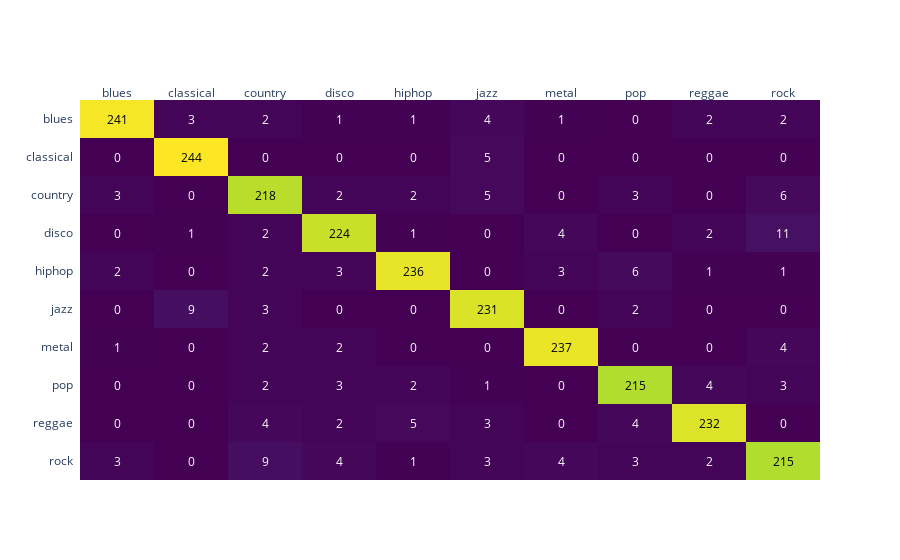

Notebook source saved alongside this figure:
### Code cell
y_pred = svmc.predict(x_test)
precision, recall, fscore, _ = precision_recall_fscore_support(y_test, y_pred, average='weighted')
print('Precisión: ', precision, ' - Recall: ', recall, ' - f1: ', fscore)
columns = list(MUSIC_GENRES.values())
fig = ff.create_annotated_heatmap(confusion_matrix(y_test, y_pred), x=columns, y=columns, colorscale='viridis')
fig['layout']['yaxis']['autorange'] = "reversed"
fig.write_html('../data/plots/svmc_confusion_matrix.html')
fig.show()

### Figure 1 — Plotly figure (JSON) as saved in the notebook; plotly's stock layout.template omitted (floating-point values rounded to 4 significant figures)
{"data": [{"colorscale": [[0.0, "#440154"], [0.1111, "#482878"], [0.2222, "#3e4989"], [0.3333, "#31688e"], [0.4444, "#26828e"], [0.5556, "#1f9e89"], [0.6667, "#35b779"], [0.7778, "#6ece58"], [0.8889, "#b5de2b"], [1.0, "#fde725"]], "reversescale": false, "showscale": false, "type": "heatmap", "x": ["blues", "classical", "country", "disco", "hiphop", "jazz", "metal", "pop", "reggae", "rock"], "y": ["blues", "classical", "country", "disco", "hiphop", "jazz", "metal", "pop", "reggae", "rock"], "z": [[241, 3, 2, 1, 1, 4, 1, 0, 2, 2], [0, 244, 0, 0, 0, 5, 0, 0, 0, 0], [3, 0, 218, 2, 2, 5, 0, 3, 0, 6], [0, 1, 2, 224, 1, 0, 4, 0, 2, 11], [2, 0, 2, 3, 236, 0, 3, 6, 1, 1], [0, 9, 3, 0, 0, 231, 0, 2, 0, 0], [1, 0, 2, 2, 0, 0, 237, 0, 0, 4], [0, 0, 2, 3, 2, 1, 0, 215, 4, 3], [0, 0, 4, 2, 5, 3, 0, 4, 232, 0], [3, 0, 9, 4, 1, 3, 4, 3, 2, 215]]}], "layout": {"annotations": [{"font": {"color": "#000000"}, "showarrow": false, "text": "241", "x": "blues", "xref": "x", "y": "blues", "yref": "y"}, {"font": {"color": "#FFFFFF"}, "showarrow": false, "text": "3", "x": "classical", "xref": "x", "y": "blues", "yref": "y"}, {"font": {"color": "#FFFFFF"}, "showarrow": false, "text": "2", "x": "country", "xref": "x", "y": "blues", "yref": "y"}, {"font": {"color": "#FFFFFF"}, "showarrow": false, "text": "1", "x": "disco", "xref": "x", "y": "blues", "yref": "y"}, {"font": {"color": "#FFFFFF"}, "showarrow": false, "text": "1", "x": "hiphop", "xref": "x", "y": "blues", "yref": "y"}, {"font": {"color": "#FFFFFF"}, "showarrow": false, "text": "4", "x": "jazz", "xref": "x", "y": "blues", "yref": "y"}, {"font": {"color": "#FFFFFF"}, "showarrow": false, "text": "1", "x": "metal", "xref": "x", "y": "blues", "yref": "y"}, {"font": {"color": "#FFFFFF"}, "showarrow": false, "text": "0", "x": "pop", "xref": "x", "y": "blues", "yref": "y"}, {"font": {"color": "#FFFFFF"}, "showarrow": false, "text": "2", "x": "reggae", "xref": "x", "y": "blues", "yref": "y"}, {"font": {"color": "#FFFFFF"}, "showarrow": false, "text": "2", "x": "rock", "xref": "x", "y": "blues", "yref": "y"}, {"font": {"color": "#FFFFFF"}, "showarrow": false, "text": "0", "x": "blues", "xref": "x", "y": "classical", "yref": "y"}, {"font": {"color": "#000000"}, "showarrow": false, "text": "244", "x": "classical", "xref": "x", "y": "classical", "yref": "y"}, {"font": {"color": "#FFFFFF"}, "showarrow": false, "text": "0", "x": "country", "xref": "x", "y": "classical", "yref": "y"}, {"font": {"color": "#FFFFFF"}, "showarrow": false, "text": "0", "x": "disco", "xref": "x", "y": "classical", "yref": "y"}, {"font": {"color": "#FFFFFF"}, "showarrow": false, "text": "0", "x": "hiphop", "xref": "x", "y": "classical", "yref": "y"}, {"font": {"color": "#FFFFFF"}, "showarrow": false, "text": "5", "x": "jazz", "xref": "x", "y": "classical", "yref": "y"}, {"font": {"color": "#FFFFFF"}, "showarrow": false, "text": "0", "x": "metal", "xref": "x", "y": "classical", "yref": "y"}, {"font": {"color": "#FFFFFF"}, "showarrow": false, "text": "0", "x": "pop", "xref": "x", "y": "classical", "yref": "y"}, {"font": {"color": "#FFFFFF"}, "showarrow": false, "text": "0", "x": "reggae", "xref": "x", "y": "classical", "yref": "y"}, {"font": {"color": "#FFFFFF"}, "showarrow": false, "text": "0", "x": "rock", "xref": "x", "y": "classical", "yref": "y"}, {"font": {"color": "#FFFFFF"}, "showarrow": false, "text": "3", "x": "blues", "xref": "x", "y": "country", "yref": "y"}, {"font": {"color": "#FFFFFF"}, "showarrow": false, "text": "0", "x": "classical", "xref": "x", "y": "country", "yref": "y"}, {"font": {"color": "#000000"}, "showarrow": false, "text": "218", "x": "country", "xref": "x", "y": "country", "yref": "y"}, {"font": {"color": "#FFFFFF"}, "showarrow": false, "text": "2", "x": "disco", "xref": "x", "y": "country", "yref": "y"}, {"font": {"color": "#FFFFFF"}, "showarrow": false, "text": "2", "x": "hiphop", "xref": "x", "y": "country", "yref": "y"}, {"font": {"color": "#FFFFFF"}, "showarrow": false, "text": "5", "x": "jazz", "xref": "x", "y": "country", "yref": "y"}, {"font": {"color": "#FFFFFF"}, "showarrow": false, "text": "0", "x": "metal", "xref": "x", "y": "country", "yref": "y"}, {"font": {"color": "#FFFFFF"}, "showarrow": false, "text": "3", "x": "pop", "xref": "x", "y": "country", "yref": "y"}, {"font": {"color": "#FFFFFF"}, "showarrow": false, "text": "0", "x": "reggae", "xref": "x", "y": "country", "yref": "y"}, {"font": {"color": "#FFFFFF"}, "showarrow": false, "text": "6", "x": "rock", "xref": "x", "y": "country", "yref": "y"}, {"font": {"color": "#FFFFFF"}, "showarrow": false, "text": "0", "x": "blues", "xref": "x", "y": "disco", "yref": "y"}, {"font": {"color": "#FFFFFF"}, "showarrow": false, "text": "1", "x": "classical", "xref": "x", "y": "disco", "yref": "y"}, {"font": {"color": "#FFFFFF"}, "showarrow": false, "text": "2", "x": "country", "xref": "x", "y": "disco", "yref": "y"}, {"font": {"color": "#000000"}, "showarrow": false, "text": "224", "x": "disco", "xref": "x", "y": "disco", "yref": "y"}, {"font": {"color": "#FFFFFF"}, "showarrow": false, "text": "1", "x": "hiphop", "xref": "x", "y": "disco", "yref": "y"}, {"font": {"color": "#FFFFFF"}, "showarrow": false, "text": "0", "x": "jazz", "xref": "x", "y": "disco", "yref": "y"}, {"font": {"color": "#FFFFFF"}, "showarrow": false, "text": "4", "x": "metal", "xref": "x", "y": "disco", "yref": "y"}, {"font": {"color": "#FFFFFF"}, "showarrow": false, "text": "0", "x": "pop", "xref": "x", "y": "disco", "yref": "y"}, {"font": {"color": "#FFFFFF"}, "showarrow": false, "text": "2", "x": "reggae", "xref": "x", "y": "disco", "yref": "y"}, {"font": {"color": "#FFFFFF"}, "showarrow": false, "text": "11", "x": "rock", "xref": "x", "y": "disco", "yref": "y"}, {"font": {"color": "#FFFFFF"}, "showarrow": false, "text": "2", "x": "blues", "xref": "x", "y": "hiphop", "yref": "y"}, {"font": {"color": "#FFFFFF"}, "showarrow": false, "text": "0", "x": "classical", "xref": "x", "y": "hiphop", "yref": "y"}, {"font": {"color": "#FFFFFF"}, "showarrow": false, "text": "2", "x": "country", "xref": "x", "y": "hiphop", "yref": "y"}, {"font": {"color": "#FFFFFF"}, "showarrow": false, "text": "3", "x": "disco", "xref": "x", "y": "hiphop", "yref": "y"}, {"font": {"color": "#000000"}, "showarrow": false, "text": "236", "x": "hiphop", "xref": "x", "y": "hiphop", "yref": "y"}, {"font": {"color": "#FFFFFF"}, "showarrow": false, "text": "0", "x": "jazz", "xref": "x", "y": "hiphop", "yref": "y"}, {"font": {"color": "#FFFFFF"}, "showarrow": false, "text": "3", "x": "metal", "xref": "x", "y": "hiphop", "yref": "y"}, {"font": {"color": "#FFFFFF"}, "showarrow": false, "text": "6", "x": "pop", "xref": "x", "y": "hiphop", "yref": "y"}, {"font": {"color": "#FFFFFF"}, "showarrow": false, "text": "1", "x": "reggae", "xref": "x", "y": "hiphop", "yref": "y"}, {"font": {"color": "#FFFFFF"}, "showarrow": false, "text": "1", "x": "rock", "xref": "x", "y": "hiphop", "yref": "y"}, {"font": {"color": "#FFFFFF"}, "showarrow": false, "text": "0", "x": "blues", "xref": "x", "y": "jazz", "yref": "y"}, {"font": {"color": "#FFFFFF"}, "showarrow": false, "text": "9", "x": "classical", "xref": "x", "y": "jazz", "yref": "y"}, {"font": {"color": "#FFFFFF"}, "showarrow": false, "text": "3", "x": "country", "xref": "x", "y": "jazz", "yref": "y"}, {"font": {"color": "#FFFFFF"}, "showarrow": false, "text": "0", "x": "disco", "xref": "x", "y": "jazz", "yref": "y"}, {"font": {"color": "#FFFFFF"}, "showarrow": false, "text": "0", "x": "hiphop", "xref": "x", "y": "jazz", "yref": "y"}, {"font": {"color": "#000000"}, "showarrow": false, "text": "231", "x": "jazz", "xref": "x", "y": "jazz", "yref": "y"}, {"font": {"color": "#FFFFFF"}, "showarrow": false, "text": "0", "x": "metal", "xref": "x", "y": "jazz", "yref": "y"}, {"font": {"color": "#FFFFFF"}, "showarrow": false, "text": "2", "x": "pop", "xref": "x", "y": "jazz", "yref": "y"}, {"font": {"color": "#FFFFFF"}, "showarrow": false, "text": "0", "x": "reggae", "xref": "x", "y": "jazz", "yref": "y"}, {"font": {"color": "#FFFFFF"}, "showarrow": false, "text": "0", "x": "rock", "xref": "x", "y": "jazz", "yref": "y"}, {"font": {"color": "#FFFFFF"}, "showarrow": false, "text": "1", "x": "blues", "xref": "x", "y": "metal", "yref": "y"}, {"font": {"color": "#FFFFFF"}, "showarrow": false, "text": "0", "x": "classical", "xref": "x", "y": "metal", "yref": "y"}, {"font": {"color": "#FFFFFF"}, "showarrow": false, "text": "2", "x": "country", "xref": "x", "y": "metal", "yref": "y"}, {"font": {"color": "#FFFFFF"}, "showarrow": false, "text": "2", "x": "disco", "xref": "x", "y": "metal", "yref": "y"}, {"font": {"color": "#FFFFFF"}, "showarrow": false, "text": "0", "x": "hiphop", "xref": "x", "y": "metal", "yref": "y"}, {"font": {"color": "#FFFFFF"}, "showarrow": false, "text": "0", "x": "jazz", "xref": "x", "y": "metal", "yref": "y"}, {"font": {"color": "#000000"}, "showarrow": false, "text": "237", "x": "metal", "xref": "x", "y": "metal", "yref": "y"}, {"font": {"color": "#FFFFFF"}, "showarrow": false, "text": "0", "x": "pop", "xref": "x", "y": "metal", "yref": "y"}, {"font": {"color": "#FFFFFF"}, "showarrow": false, "text": "0", "x": "reggae", "xref": "x", "y": "metal", "yref": "y"}, {"font": {"color": "#FFFFFF"}, "showarrow": false, "text": "4", "x": "rock", "xref": "x", "y": "metal", "yref": "y"}, {"font": {"color": "#FFFFFF"}, "showarrow": false, "text": "0", "x": "blues", "xref": "x", "y": "pop", "yref": "y"}, {"font": {"color": "#FFFFFF"}, "showarrow": false, "text": "0", "x": "classical", "xref": "x", "y": "pop", "yref": "y"}, {"font": {"color": "#FFFFFF"}, "showarrow": false, "text": "2", "x": "country", "xref": "x", "y": "pop", "yref": "y"}, {"font": {"color": "#FFFFFF"}, "showarrow": false, "text": "3", "x": "disco", "xref": "x", "y": "pop", "yref": "y"}, {"font": {"color": "#FFFFFF"}, "showarrow": false, "text": "2", "x": "hiphop", "xref": "x", "y": "pop", "yref": "y"}, {"font": {"color": "#FFFFFF"}, "showarrow": false, "text": "1", "x": "jazz", "xref": "x", "y": "pop", "yref": "y"}, {"font": {"color": "#FFFFFF"}, "showarrow": false, "text": "0", "x": "metal", "xref": "x", "y": "pop", "yref": "y"}, {"font": {"color": "#000000"}, "showarrow": false, "text": "215", "x": "pop", "xref": "x", "y": "pop", "yref": "y"}, {"font": {"color": "#FFFFFF"}, "showarrow": false, "text": "4", "x": "reggae", "xref": "x", "y": "pop", "yref": "y"}, {"font": {"color": "#FFFFFF"}, "showarrow": false, "text": "3", "x": "rock", "xref": "x", "y": "pop", "yref": "y"}, {"font": {"color": "#FFFFFF"}, "showarrow": false, "text": "0", "x": "blues", "xref": "x", "y": "reggae", "yref": "y"}, {"font": {"color": "#FFFFFF"}, "showarrow": false, "text": "0", "x": "classical", "xref": "x", "y": "reggae", "yref": "y"}, {"font": {"color": "#FFFFFF"}, "showarrow": false, "text": "4", "x": "country", "xref": "x", "y": "reggae", "yref": "y"}, {"font": {"color": "#FFFFFF"}, "showarrow": false, "text": "2", "x": "disco", "xref": "x", "y": "reggae", "yref": "y"}, {"font": {"color": "#FFFFFF"}, "showarrow": false, "text": "5", "x": "hiphop", "xref": "x", "y": "reggae", "yref": "y"}, {"font": {"color": "#FFFFFF"}, "showarrow": false, "text": "3", "x": "jazz", "xref": "x", "y": "reggae", "yref": "y"}, {"font": {"color": "#FFFFFF"}, "showarrow": false, "text": "0", "x": "metal", "xref": "x", "y": "reggae", "yref": "y"}, {"font": {"color": "#FFFFFF"}, "showarrow": false, "text": "4", "x": "pop", "xref": "x", "y": "reggae", "yref": "y"}, {"font": {"color": "#000000"}, "showarrow": false, "text": "232", "x": "reggae", "xref": "x", "y": "reggae", "yref": "y"}, {"font": {"color": "#FFFFFF"}, "showarrow": false, "text": "0", "x": "rock", "xref": "x", "y": "reggae", "yref": "y"}, {"font": {"color": "#FFFFFF"}, "showarrow": false, "text": "3", "x": "blues", "xref": "x", "y": "rock", "yref": "y"}, {"font": {"color": "#FFFFFF"}, "showarrow": false, "text": "0", "x": "classical", "xref": "x", "y": "rock", "yref": "y"}, {"font": {"color": "#FFFFFF"}, "showarrow": false, "text": "9", "x": "country", "xref": "x", "y": "rock", "yref": "y"}, {"font": {"color": "#FFFFFF"}, "showarrow": false, "text": "4", "x": "disco", "xref": "x", "y": "rock", "yref": "y"}, {"font": {"color": "#FFFFFF"}, "showarrow": false, "text": "1", "x": "hiphop", "xref": "x", "y": "rock", "yref": "y"}, {"font": {"color": "#FFFFFF"}, "showarrow": false, "text": "3", "x": "jazz", "xref": "x", "y": "rock", "yref": "y"}, {"font": {"color": "#FFFFFF"}, "showarrow": false, "text": "4", "x": "metal", "xref": "x", "y": "rock", "yref": "y"}, {"font": {"color": "#FFFFFF"}, "showarrow": false, "text": "3", "x": "pop", "xref": "x", "y": "rock", "yref": "y"}, {"font": {"color": "#FFFFFF"}, "showarrow": false, "text": "2", "x": "reggae", "xref": "x", "y": "rock", "yref": "y"}, {"font": {"color": "#000000"}, "showarrow": false, "text": "215", "x": "rock", "xref": "x", "y": "rock", "yref": "y"}], "xaxis": {"dtick": 1, "gridcolor": "rgb(0, 0, 0)", "side": "top", "ticks": ""}, "yaxis": {"autorange": "reversed", "dtick": 1, "ticks": "", "ticksuffix": "  "}}}
